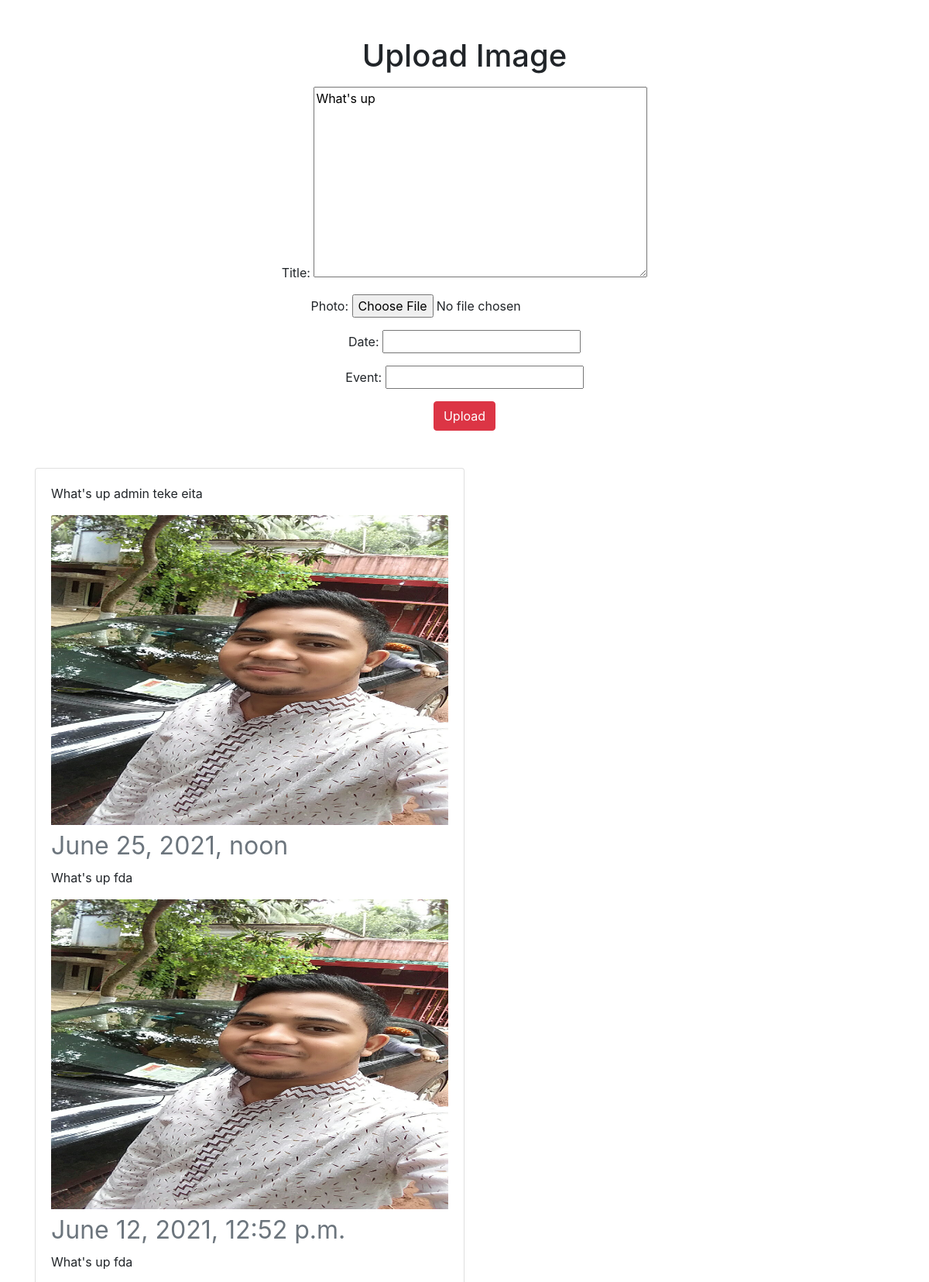
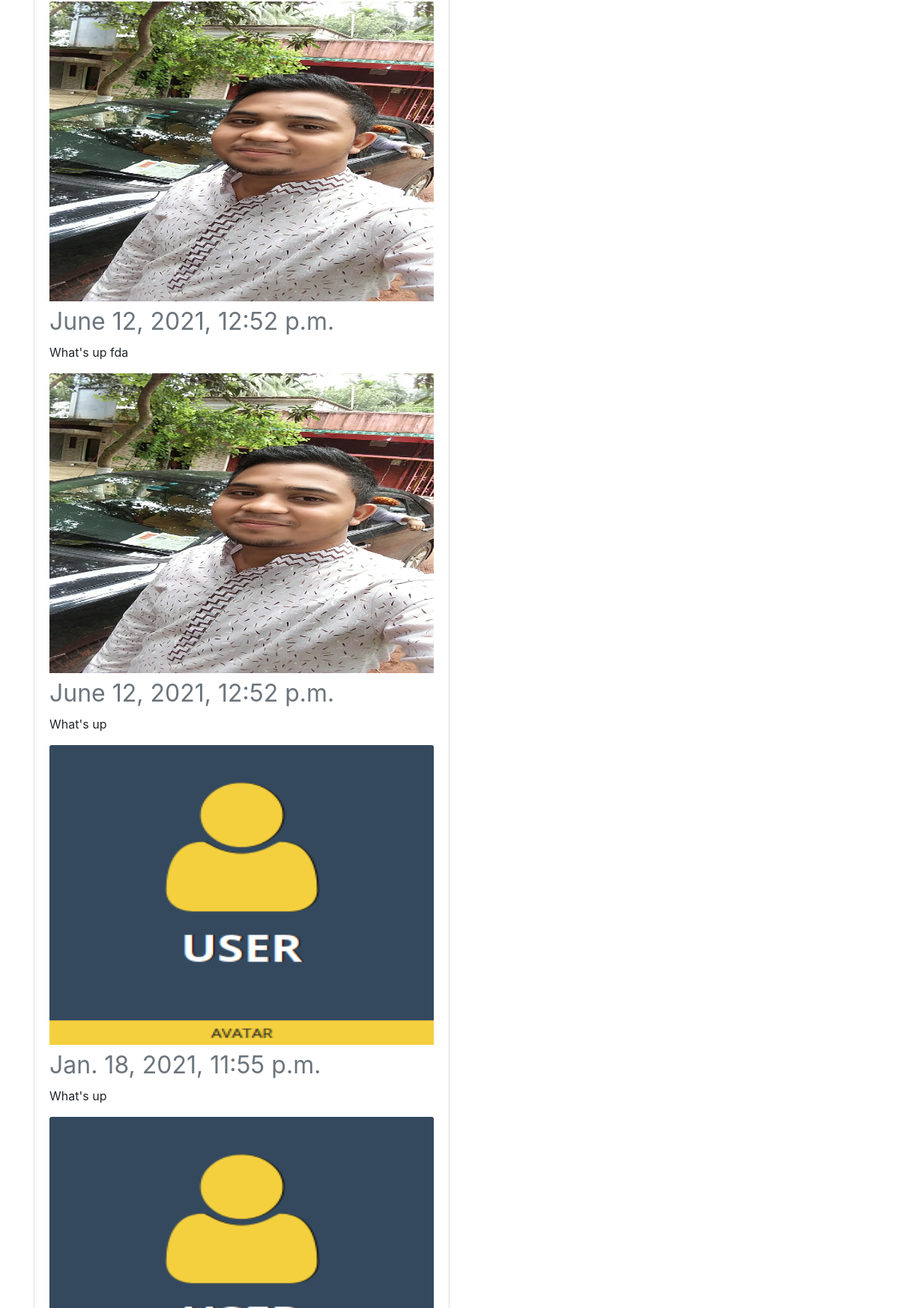
The page / (upper part) on the database its author committed (2 pictures, top to bottom).
### my_app/models.py (models this page shows, shortened)
class Image(models.Model):
  text = models.TextField(max_length=1000, default="What's up")
  photo = models.ImageField(upload_to="myimage", validators=[validate_file_size, validate_file_extension, validate_image_dimension])
  date = models.DateTimeField(null=True)
  event = models.DateTimeField(null=True)

### my_app/views.py (the view, shortened to what this page needs)
# urls.py: 2. Add a URL to urlpatterns:  path('', views.home, name='home')
def home(request):
  form = ImageForm()
  img = Image.objects.all()
  return render(request, 'my_app/home.html', {'form':form, 'img':img})

### my_app/forms.py
class ImageForm(forms.ModelForm):
  event = forms.DateTimeField(
    widget=DateTimePicker(
      options={
          'useCurrent': True,
          'collapse': False,
      },
      attrs={
          'append': 'fa fa-calendar',
          'icon_toggle': True,
      }
  ),
)
  class Meta:
    model = Image
    fields = '__all__'
    labels = {'photo':'Image'}

### my_app/templates/my_app/home.html (shortened to what this page needs)
<!doctype html>
{% load static %}
<html lang="en">
  <head>
    <link rel="stylesheet" href="https://stackpath.bootstrapcdn.com/bootstrap/4.3.1/css/bootstrap.min.css">
    <link rel="stylesheet" href="https://netdna.bootstrapcdn.com/font-awesome/4.7.0/css/font-awesome.css">
    <link rel="stylesheet" href="https://stackpath.bootstrapcdn.com/bootstrap/4.1.3/css/bootstrap.min.css">
  </head>
  <body>
    <div class="container bg-white">
      <div class="py-5 text-center">
        <h1 class="mb-3">Upload Image</h1>
        <form action="" method="post" enctype="multipart/form-data" novalidate >
          <p>Title: {{form.text}}</p>
          <p>Photo: {{form.photo}}</p>
          <p>Date: {{form.date}}</p>
          <p>Event: {{form.event}}</p>
          <input type="submit" class="btn btn-danger" value="Upload">
        </form>
      </div>
      <div class="card w-50">
        <div class="card-body">
          {% for x in img %}
            <p class="card-text">{{x.text}}</p>
            <img src="{{x.photo.url}}" class="card-img-top" alt="" height="400px" >
            <h1 class="card-text"><small class="text-muted">{{x.event}}</small></h1>
          {% endfor %}
        </div>
      </div>
    </div>
  </body>
</html>

### rows shown on the page
Image: text "What's up admin teke eita", photo (picture), event "June 25, 2021, noon"
Image: text "What's up fda", photo (picture), event "June 12, 2021, 12:52 p.m."
Image: text "What's up fda", photo (picture), event "June 12, 2021, 12:52 p.m."
Image: text "What's up fda", photo (picture), event "June 12, 2021, 12:52 p.m."
Image: text "What's up", photo (picture), event "Jan. 18, 2021, 11:55 p.m."
Image: text "What's up", photo (picture)
